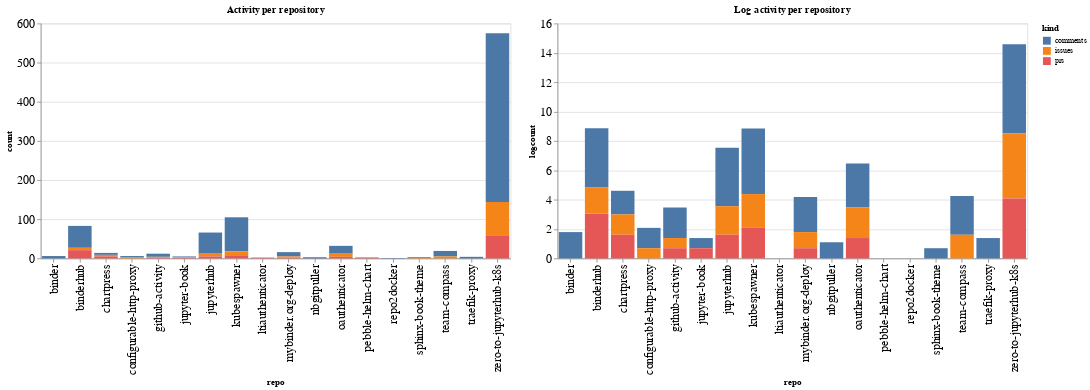

Notebook code cell kept with this figure:
### Code cell
ch1 = alt.Chart(repo_summaries, width=600, title="Activity per repository").mark_bar().encode(
    x='repo',
    y='count',
    color='kind',
    tooltip="kind"
)

ch2 = alt.Chart(repo_summaries, width=600, title="Log activity per repository").mark_bar().encode(
    x='repo',
    y='logcount',
    color='kind',
    tooltip="kind"
)

ch1 | ch2

### Figure 1 — Vega-Lite specification as saved in the notebook (floating-point values rounded to 4 significant figures)
{"config": {"axisLeft": {"labelFontSize": 15}, "axisBottom": {"labelFontSize": 15}}, "hconcat": [{"mark": "bar", "encoding": {"color": {"type": "nominal", "field": "kind"}, "tooltip": {"type": "nominal", "field": "kind"}, "x": {"type": "nominal", "field": "repo"}, "y": {"type": "quantitative", "field": "count"}}, "title": "Activity per repository", "width": 600}, {"mark": "bar", "encoding": {"color": {"type": "nominal", "field": "kind"}, "tooltip": {"type": "nominal", "field": "kind"}, "x": {"type": "nominal", "field": "repo"}, "y": {"type": "quantitative", "field": "logcount"}}, "title": "Log activity per repository", "width": 600}], "data": {"name": "data-23838ac1e7537f60644b7a598e8fa0ec"}, "$schema": "https://vega.github.io/schema/vega-lite/v4.8.1.json", "datasets": {"data-23838ac1e7537f60644b7a598e8fa0ec": [{"repo": "binder", "kind": "comments", "count": 6, "logcount": 1.792}, {"repo": "binderhub", "kind": "comments", "count": 56, "logcount": 4.025}, {"repo": "binderhub", "kind": "issues", "count": 6, "logcount": 1.792}, {"repo": "binderhub", "kind": "prs", "count": 21, "logcount": 3.045}, {"repo": "chartpress", "kind": "comments", "count": 5, "logcount": 1.609}, {"repo": "chartpress", "kind": "issues", "count": 4, "logcount": 1.386}, {"repo": "chartpress", "kind": "prs", "count": 5, "logcount": 1.609}, {"repo": "configurable-http-proxy", "kind": "comments", "count": 4, "logcount": 1.386}, {"repo": "configurable-http-proxy", "kind": "issues", "count": 2, "logcount": 0.6931}, {"repo": "github-activity", "kind": "comments", "count": 8, "logcount": 2.079}, {"repo": "github-activity", "kind": "issues", "count": 2, "logcount": 0.6931}, {"repo": "github-activity", "kind": "prs", "count": 2, "logcount": 0.6931}, {"repo": "jupyter-book", "kind": "comments", "count": 2, "logcount": 0.6931}, {"repo": "jupyter-book", "kind": "issues", "count": 1, "logcount": 0.0}, {"repo": "jupyter-book", "kind": "prs", "count": 2, "logcount": 0.6931}, {"repo": "jupyterhub", "kind": "comments", "count": 54, "logcount": 3.989}, {"repo": "jupyterhub", "kind": "issues", "count": 7, "logcount": 1.946}, {"repo": "jupyterhub", "kind": "prs", "count": 5, "logcount": 1.609}, {"repo": "kubespawner", "kind": "comments", "count": 87, "logcount": 4.466}, {"repo": "kubespawner", "kind": "issues", "count": 10, "logcount": 2.303}, {"repo": "kubespawner", "kind": "prs", "count": 8, "logcount": 2.079}, {"repo": "ltiauthenticator", "kind": "comments", "count": 1, "logcount": 0.0}, {"repo": "ltiauthenticator", "kind": "prs", "count": 1, "logcount": 0.0}, {"repo": "mybinder.org-deploy", "kind": "comments", "count": 11, "logcount": 2.398}, {"repo": "mybinder.org-deploy", "kind": "issues", "count": 3, "logcount": 1.099}, {"repo": "mybinder.org-deploy", "kind": "prs", "count": 2, "logcount": 0.6931}, {"repo": "nbgitpuller", "kind": "comments", "count": 3, "logcount": 1.099}, {"repo": "oauthenticator", "kind": "comments", "count": 20, "logcount": 2.996}, {"repo": "oauthenticator", "kind": "issues", "count": 8, "logcount": 2.079}, {"repo": "oauthenticator", "kind": "prs", "count": 4, "logcount": 1.386}, {"repo": "pebble-helm-chart", "kind": "comments", "count": 1, "logcount": 0.0}, {"repo": "pebble-helm-chart", "kind": "issues", "count": 1, "logcount": 0.0}, {"repo": "pebble-helm-chart", "kind": "prs", "count": 1, "logcount": 0.0}, {"repo": "repo2docker", "kind": "comments", "count": 1, "logcount": 0.0}, {"repo": "sphinx-book-theme", "kind": "comments", "count": 2, "logcount": 0.6931}, {"repo": "sphinx-book-theme", "kind": "issues", "count": 1, "logcount": 0.0}, {"repo": "team-compass", "kind": "comments", "count": 14, "logcount": 2.639}, {"repo": "team-compass", "kind": "issues", "count": 5, "logcount": 1.609}, {"repo": "traefik-proxy", "kind": "comments", "count": 4, "logcount": 1.386}, {"repo": "zero-to-jupyterhub-k8s", "kind": "comments", "count": 431, "logcount": 6.066}, {"repo": "zero-to-jupyterhub-k8s", "kind": "issues", "count": 85, "logcount": 4.443}, {"repo": "zero-to-jupyterhub-k8s", "kind": "prs", "count": 59, "logcount": 4.078}]}}
